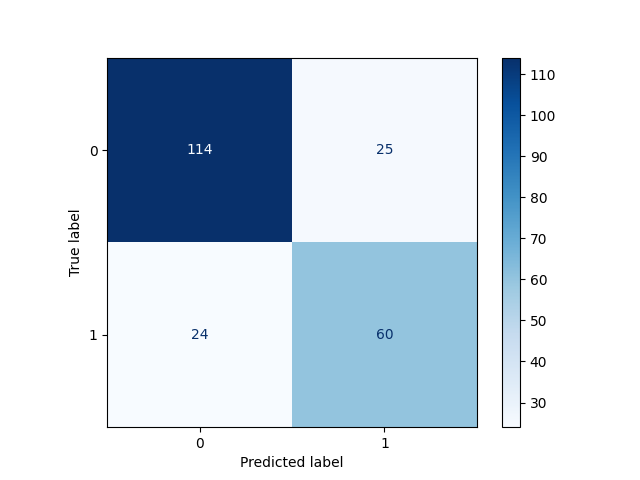

The script that drew this image:
import pandas as pd
import numpy as np
from sklearn.model_selection import train_test_split
from sklearn import tree
from sklearn.metrics import accuracy_score, precision_recall_curve, ConfusionMatrixDisplay
import matplotlib.pyplot as plt

train_df = pd.read_csv('train.csv')
test_df = pd.read_csv('test.csv')

train_df['Sex'] = train_df['Sex'].replace({'male': 0, 'female': 1})
test_df['Sex'] = test_df['Sex'].replace({'male': 0, 'female': 1})
train_df['Embarked'] = train_df['Embarked'].replace({'S': 0, 'C': 1, 'Q': 2})
test_df['Embarked'] = test_df['Embarked'].replace({'S': 0, 'C': 1, 'Q': 2})
train_df['Age'] = train_df['Age'].fillna(-1)
test_df['Age'] = test_df['Age'].fillna(-1)
train_df['Embarked'] = train_df['Embarked'].fillna(-1)
test_df['Embarked'] = test_df['Embarked'].fillna(-1)

train_df_x, train_df_y = train_df.drop(['Survived', 'Name', 'Cabin', 'Ticket'], axis=1), train_df['Survived']

X_train, X_test, y_train, y_test = train_test_split(train_df_x, train_df_y, random_state=0)

clf = tree.DecisionTreeClassifier(random_state=0).fit(X_train, y_train)

y_pred = clf.predict(X_test)

acc = accuracy_score(y_test, y_pred)
precision, recall, thresholds = precision_recall_curve(y_test, y_pred)
print('The accuracy score of this model is: ' + str(acc))
print('The precision score of this model is: ' + str(precision.mean()))
print('The recall score of this model is: ' + str(recall.mean()))

disp = ConfusionMatrixDisplay.from_estimator(
        clf,
        X_test,
        y_test,
        cmap=plt.cm.Blues
    )

print(disp.confusion_matrix)

plt.show()
